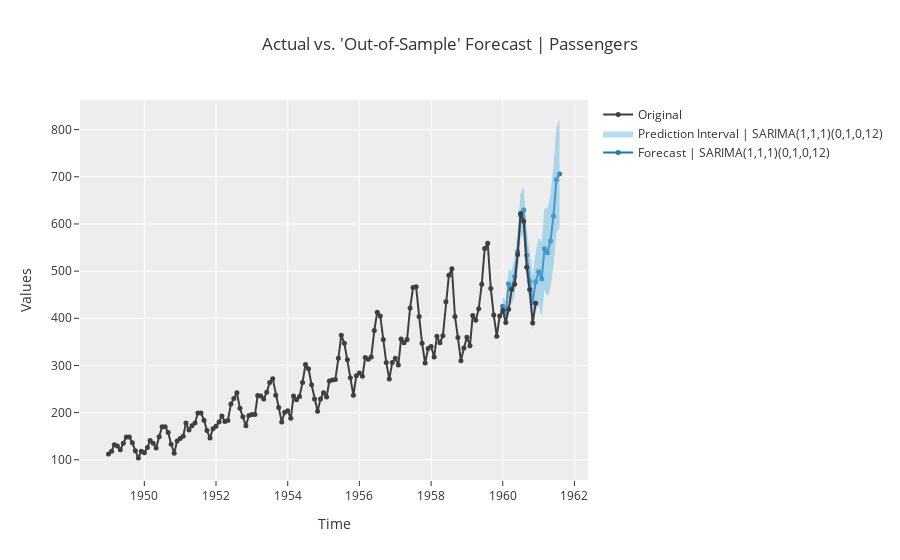

The notebook cell saved with this chart:
### Markdown cell above
---
#### Plotting models

### Code cell
exp.plot_model(sarima111010  , plot='forecast', data_kwargs={'fh':20, 'labels':['SARIMA(1,1,1)(0,1,0,12)']})

### Figure 1 — Plotly figure (JSON) as saved in the notebook; plotly's stock layout.template omitted (floating-point values rounded to 4 significant figures; data arrays with more than 128 entries replaced by an {"elided": "..."} marker saying what was removed)
{"data": [{"line": {"color": "#1f77b4"}, "marker": {"size": 5}, "mode": "lines+markers", "name": "Forecast | SARIMA(1,1,1)(0,1,0,12)", "showlegend": true, "type": "scatter", "x": ["1960-01-01T00:00:00", "1960-02-01T00:00:00", "1960-03-01T00:00:00", "1960-04-01T00:00:00", "1960-05-01T00:00:00", "1960-06-01T00:00:00", "1960-07-01T00:00:00", "1960-08-01T00:00:00", "1960-09-01T00:00:00", "1960-10-01T00:00:00", "1960-11-01T00:00:00", "1960-12-01T00:00:00", "1961-01-01T00:00:00", "1961-02-01T00:00:00", "1961-03-01T00:00:00", "1961-04-01T00:00:00", "1961-05-01T00:00:00", "1961-06-01T00:00:00", "1961-07-01T00:00:00", "1961-08-01T00:00:00"], "y": [425.7, 409.8, 473.4, 464.4, 488.7, 541.4, 617.8, 629.4, 533.9, 478.4, 433.9, 477.5, 498.7, 483.3, 547.5, 539.0, 563.8, 617.0, 694.0, 706.1]}, {"line": {"width": 0}, "marker": {"color": "#68BBE3"}, "mode": "lines", "name": "Lower Interval", "showlegend": false, "type": "scatter", "x": ["1960-01-01T00:00:00", "1960-02-01T00:00:00", "1960-03-01T00:00:00", "1960-04-01T00:00:00", "1960-05-01T00:00:00", "1960-06-01T00:00:00", "1960-07-01T00:00:00", "1960-08-01T00:00:00", "1960-09-01T00:00:00", "1960-10-01T00:00:00", "1960-11-01T00:00:00", "1960-12-01T00:00:00", "1961-01-01T00:00:00", "1961-02-01T00:00:00", "1961-03-01T00:00:00", "1961-04-01T00:00:00", "1961-05-01T00:00:00", "1961-06-01T00:00:00", "1961-07-01T00:00:00", "1961-08-01T00:00:00"], "y": [405.3, 384.0, 441.8, 428.6, 448.7, 497.8, 570.9, 579.4, 480.9, 422.7, 375.5, 416.5, 427.0, 404.3, 460.8, 445.7, 464.1, 511.5, 582.8, 589.6]}, {"fill": "tonexty", "fillcolor": "rgba(104,187,227,0.5)", "line": {"width": 0}, "marker": {"color": "#68BBE3"}, "mode": "lines", "name": "Prediction Interval | SARIMA(1,1,1)(0,1,0,12)", "showlegend": true, "type": "scatter", "x": ["1960-01-01T00:00:00", "1960-02-01T00:00:00", "1960-03-01T00:00:00", "1960-04-01T00:00:00", "1960-05-01T00:00:00", "1960-06-01T00:00:00", "1960-07-01T00:00:00", "1960-08-01T00:00:00", "1960-09-01T00:00:00", "1960-10-01T00:00:00", "1960-11-01T00:00:00", "1960-12-01T00:00:00", "1961-01-01T00:00:00", "1961-02-01T00:00:00", "1961-03-01T00:00:00", "1961-04-01T00:00:00", "1961-05-01T00:00:00", "1961-06-01T00:00:00", "1961-07-01T00:00:00", "1961-08-01T00:00:00"], "y": [446.0, 435.5, 505.0, 500.3, 528.7, 584.9, 664.7, 679.4, 586.9, 534.2, 492.4, 538.5, 570.4, 562.3, 634.2, 632.3, 663.5, 722.5, 805.1, 822.5]}, {"marker": {"color": "#3f3f3f", "size": 5}, "mode": "lines+markers", "name": "Original", "showlegend": true, "type": "scatter", "x": {"elided": "144 str values"}, "y": {"elided": "144 int values"}}], "layout": {"showlegend": true, "title": {"text": "Actual vs. 'Out-of-Sample' Forecast | Passengers"}, "xaxis": {"title": {"text": "Time"}}, "yaxis": {"title": {"text": "Values"}}}}
